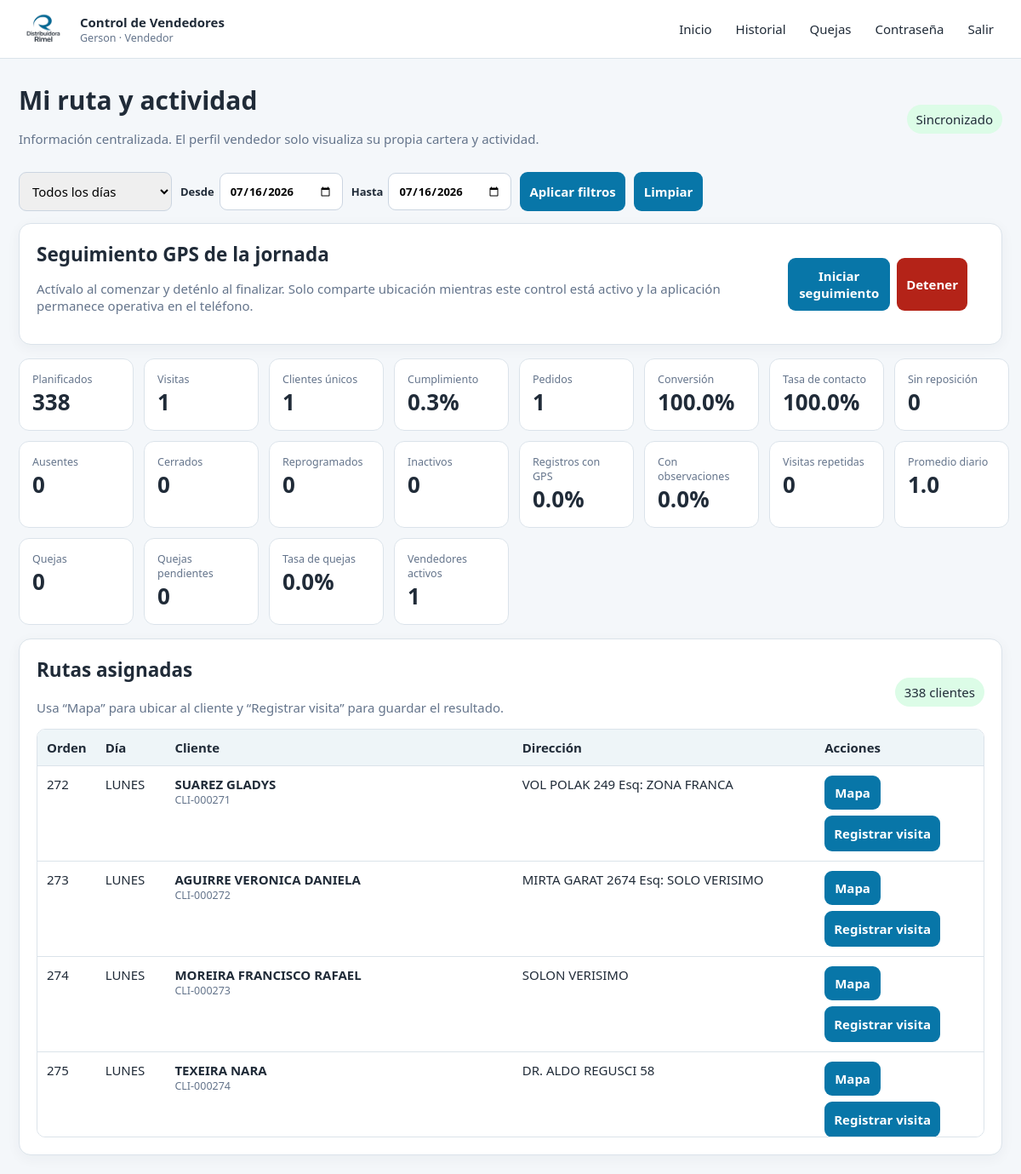
The app's page / (signed in) with its own data.
### app.py (models this page shows)
class User(db.Model):
    id = db.Column(db.Integer, primary_key=True)
    username = db.Column(db.String(80), unique=True, nullable=False)
    password_hash = db.Column(db.String(255), nullable=False)
    full_name = db.Column(db.String(120), nullable=False)
    role = db.Column(db.String(20), nullable=False, default='seller')
    seller_name = db.Column(db.String(120), nullable=True)
    active = db.Column(db.Boolean, default=True)
    must_change_password = db.Column(db.Boolean, default=True)

class Client(db.Model):
    id = db.Column(db.Integer, primary_key=True)
    code = db.Column(db.String(30), nullable=False, index=True)
    name = db.Column(db.String(200), nullable=False)
    address = db.Column(db.String(300), nullable=False)
    seller = db.Column(db.String(120), nullable=False, index=True)
    day = db.Column(db.String(20), nullable=False, index=True)
    original_order = db.Column(db.Integer, default=0)
    optimized_order = db.Column(db.Integer, nullable=True)
    latitude = db.Column(db.Float, nullable=True)
    longitude = db.Column(db.Float, nullable=True)
    active = db.Column(db.Boolean, default=True)

### app.py (the view, shortened to what this page needs)
@app.get('/')
@login_required
def dashboard():
    u=current_user()
    seller_filter=request.args.get('seller','').strip()
    day_filter=normalize_day(request.args.get('day',''))
    date_from_raw=request.args.get('date_from','').strip()
    date_to_raw=request.args.get('date_to','').strip()
    try: date_from=date.fromisoformat(date_from_raw) if date_from_raw else date.today()
    except ValueError: date_from=date.today()
    try: date_to=date.fromisoformat(date_to_raw) if date_to_raw else date.today()
    except ValueError: date_to=date.today()
    if date_to < date_from: date_from, date_to = date_to, date_from
    start_dt=datetime.combine(date_from, datetime.min.time())
    end_dt=datetime.combine(date_to + timedelta(days=1), datetime.min.time())
    cq=Client.query.filter_by(active=True)
    if u.role=='seller':
        seller_filter=u.seller_name
        cq=cq.filter_by(seller=u.seller_name)
    elif seller_filter:
        cq=cq.filter_by(seller=seller_filter)
    if day_filter: cq=cq.filter_by(day=day_filter)
    clients=cq.order_by(route_order_expression(), db.func.coalesce(Client.optimized_order, Client.original_order), Client.name).all()
    client_ids=[c.id for c in clients]
    vq=Visit.query.filter(Visit.created_at>=start_dt, Visit.created_at<end_dt)
    if u.role=='seller': vq=vq.filter_by(seller=u.seller_name)
    elif seller_filter: vq=vq.filter_by(seller=seller_filter)
    if day_filter and client_ids: vq=vq.filter(Visit.client_id.in_(client_ids))
    elif day_filter and not client_ids: vq=vq.filter(db.text('1=0'))
    period_visits=vq.all()
    total=len(clients)
    visits=len(period_visits)
    unique=len({v.client_id for v in period_visits})
    orders=sum(v.result=='PEDIDO CONCRETADO' for v in period_visits)
    no_restock=sum(v.result=='SIN NECESIDAD DE REPOSICION' for v in period_visits)
    absent=sum(v.result=='CLIENTE AUSENTE' for v in period_visits)
    closed=sum(v.result=='CLIENTE CERRADO' for v in period_visits)
    reprogrammed=sum(v.result=='VISITA REPROGRAMADA' for v in period_visits)
    inactive=sum(v.result=='CLIENTE INACTIVO' for v in period_visits)
    effective=orders+no_restock
    contacted=effective+reprogrammed
    gps_count=sum(v.latitude is not None and v.longitude is not None for v in period_visits)
    notes_count=sum(bool(v.notes) for v in period_visits)
    repeat_visits=max(visits-unique,0)
    period_days=max((date_to-date_from).days+1,1)
    complaints_q=Complaint.query.filter(Complaint.created_at>=start_dt, Complaint.created_at<end_dt)
    if u.role=='seller': complaints_q=complaints_q.filter_by(seller=u.seller_name)
    elif seller_filter: complaints_q=complaints_q.filter_by(seller=seller_filter)
    complaints_total=complaints_q.count()
    complaints_pending=complaints_q.filter_by(status='PENDIENTE').count()
    active_sellers_q=db.session.query(Visit.seller).filter(Visit.created_at>=start_dt, Visit.created_at<end_dt).distinct()
    if seller_filter: active_sellers_q=active_sellers_q.filter(Visit.seller==seller_filter)
    active_sellers=active_sellers_q.count()
    metrics={
      'planned':total,'visits':visits,'unique':unique,
      'compliance':round(unique/total*100,1) if total else 0,
      'orders':orders,'conversion':round(orders/effective*100,1) if effective else 0,
      'contact_rate':round(contacted/visits*100,1) if visits else 0,
      'no_restock':no_restock,'absent':absent,'closed':closed,'reprogrammed':reprogrammed,'inactive':inactive,
      'gps_rate':round(gps_count/visits*100,1) if visits else 0,
      'notes_rate':round(notes_count/visits*100,1) if visits else 0,
      'repeat_visits':repeat_visits,'avg_daily':round(visits/period_days,1),
      'complaints':complaints_total,'complaints_pending':complaints_pending,
      'complaint_rate':round(complaints_total/visits*100,1) if visits else 0,
      'active_sellers':active_sellers
    }
    sellers=sorted([x[0] for x in db.session.query(Client.seller).distinct().all()])
    seller_stats=[]
    return render_template('dashboard.html', clients=clients, metrics=metrics, sellers=sellers,
      selected_seller=seller_filter if u.role=='manager' else '', selected_day=day_filter,
      date_from=date_from.isoformat(),date_to=date_to.isoformat(),seller_stats=seller_stats)

### app.py (called while the page is built)
def current_user():
    uid = session.get('user_id')
    return db.session.get(User, uid) if uid else None

@app.context_processor
def inject_globals():
    return {'current_user': current_user(), 'allowed_results': ALLOWED_RESULTS}

def login_required(fn):
    @wraps(fn)
    def wrapper(*args, **kwargs):
        if not current_user(): return redirect(url_for('login'))
        return fn(*args, **kwargs)
    return wrapper

def normalize_day(v):
    return str(v or '').strip().upper().replace('É','E').replace('Á','A').replace('Í','I').replace('Ó','O').replace('Ú','U')

def route_order_expression():
    return case({day: idx for idx, day in enumerate(DAYS, start=1)}, value=Client.day, else_=99)

@app.before_request
def ensure_db():
    if not getattr(app, '_initialized', False):
        db.create_all(); ensure_schema_updates(); seed_data(); app._initialized=True

### templates/dashboard.html (shortened to what this page needs)
{% extends 'base.html' %}{% block content %}
<div class="topline"><div><h1>{{ 'Resumen gerencial' if current_user.role=='manager' else 'Mi ruta y actividad' }}</h1><p class="muted">Información centralizada. El perfil vendedor solo visualiza su propia cartera y actividad.</p></div><span id="sync" class="pill">Sincronizado</span></div>
<form class="filters" method="get">
  <select name="day"><option value="">Todos los días</option>{% for d in ['LUNES','MARTES','MIERCOLES','JUEVES','VIERNES','SABADO','DOMINGO'] %}<option value="{{d}}" {{'selected' if d==selected_day}}>{{d}}</option>{% endfor %}</select>
  <label class="compact">Desde<input type="date" name="date_from" value="{{date_from}}"></label><label class="compact">Hasta<input type="date" name="date_to" value="{{date_to}}"></label>
  <button>Aplicar filtros</button><a class="button secondary" href="/">Limpiar</a>
</form>
{% if current_user.role=='seller' %}
<section class="gps-control panel"><div><h2>Seguimiento GPS de la jornada</h2><p class="muted">Actívalo al comenzar y deténlo al finalizar. Solo comparte ubicación mientras este control está activo y la aplicación permanece operativa en el teléfono.</p></div><div class="actions"><button type="button" id="startTracking">Iniciar seguimiento</button><button type="button" class="danger" id="stopTracking">Detener</button></div><p id="trackingStatus" class="muted"></p></section>
{% endif %}
<section class="metrics">
{% for label,key,suffix in cards %}<article><small>{{label}}</small><strong>{{metrics[key]}}{{suffix}}</strong></article>{% endfor %}
</section>
<section class="panel"><div class="section-head"><div><h2>Rutas asignadas</h2><p class="muted">Usa “Mapa” para ubicar al cliente y “Registrar visita” para guardar el resultado.</p></div><span class="pill">{{clients|length}} clientes</span></div><div class="table-wrap"><table><thead><tr><th>Orden</th><th>Día</th>{% if current_user.role=='manager' %}<th>Vendedor</th>{% endif %}<th>Cliente</th><th>Dirección</th><th>Acciones</th></tr></thead><tbody>{% for c in clients %}<tr><td>{{c.optimized_order or c.original_order}}</td><td>{{c.day}}</td>{% if current_user.role=='manager' %}<td>{{c.seller}}</td>{% endif %}<td><b>{{c.name}}</b><small>{{c.code}}</small></td><td>{{c.address}}</td><td><div class="row-actions"><a class="button secondary" target="_blank" rel="noopener" href="/client/{{c.id}}/map">Mapa</a><button type="button" onclick='openVisit({{c.id}}, {{c.name|tojson}}, {{c.address|tojson}})'>Registrar visita</button></div></td></tr>{% else %}<tr><td colspan="6">No hay clientes para el filtro seleccionado.</td></tr>{% endfor %}</tbody></table></div></section>
{% endblock %}

### templates/base.html (shortened to what this page needs)
<!doctype html><html lang="es"><head><link rel="stylesheet" href="/static/styles.css"></head><body>
<header><img src="/static/logo.png" alt="RIMEL"><div><strong>Control de Vendedores</strong><small>{% if current_user %}{{ current_user.full_name }} · {{ 'Gerencial' if current_user.role=='manager' else 'Vendedor' }}{% endif %}</small></div>{% if current_user %}<nav><a href="/">Inicio</a><a href="/history">Historial</a><a href="/complaints">Quejas</a>{% if current_user.role=='manager' %}<a href="/tracking">GPS en vivo</a><a href="/clients">Clientes y rutas</a><a href="/users">Usuarios</a>{% endif %}<a href="/change-password">Contraseña</a><a href="/logout">Salir</a></nav>{% endif %}</header>
<main>{% with messages=get_flashed_messages(with_categories=true) %}{% for cat,msg in messages %}<div class="flash {{cat}}">{{msg}}</div>{% endfor %}{% endwith %}{% block content %}{% endblock %}</main>
<script>if('serviceWorker' in navigator){navigator.serviceWorker.register('/service-worker.js');}</script>{% block scripts %}{% endblock %}</body></html>

### static/styles.css (style rules this page uses)
:root { --blue:#0876a8;--dark:#202b38;--bg:#f4f7fa;--line:#dbe3ea }
* { box-sizing:border-box }
body { margin:0;background:var(--bg);font:15px system-ui,-apple-system,Segoe UI,sans-serif;color:var(--dark) }
header { position:sticky;top:0;z-index:10;display:flex;align-items:center;gap:14px;padding:10px 22px;background:#fff;border-bottom:1px solid var(--line) }
header img { width:58px;height:48px;object-fit:contain }
header div { display:flex;flex-direction:column }
header small { color:#64748b }
nav { margin-left:auto;display:flex;gap:8px;flex-wrap:wrap }
nav a { padding:8px 10px;text-decoration:none;color:var(--dark);border-radius:8px }
main { max-width:1450px;margin:auto;padding:22px }
h1 { margin:.2em 0 }
h2 { margin-top:0 }
.muted { color:#64748b }
.login-card,.panel { background:#fff;border:1px solid var(--line);border-radius:14px;padding:20px;box-shadow:0 4px 16px #1e293b0c }
form { display:grid;gap:12px }
label { display:grid;gap:6px;font-weight:600 }
input,select,textarea,button { font:inherit;padding:11px;border:1px solid #cbd5e1;border-radius:9px }
button { background:var(--blue);color:white;border:0;font-weight:700;cursor:pointer }
.secondary { background:#e7f3f8;color:#075b80 }
.filters { display:flex;gap:10px;flex-wrap:wrap;margin:14px 0 }
.filters select { min-width:180px }
.metrics { display:grid;grid-template-columns:repeat(8,minmax(135px,1fr));gap:12px;margin:16px 0 }
.metrics article { background:#fff;border:1px solid var(--line);border-radius:12px;padding:15px }
.metrics small { display:block;color:#64748b }
.metrics strong { font-size:26px }
.table-wrap { max-height:60vh;overflow:auto;border:1px solid var(--line);border-radius:10px }
table { border-collapse:collapse;width:100%;background:#fff }
th,td { text-align:left;padding:11px;border-bottom:1px solid var(--line);vertical-align:top }
thead th { position:sticky;top:0;background:#eef5f8;z-index:2 }
td small { display:block;color:#64748b }
.topline { display:flex;justify-content:space-between;align-items:center }
.pill { background:#dcfce7;padding:7px 11px;border-radius:999px }
.actions { display:flex;justify-content:flex-end;gap:8px }
.button { display:inline-flex;align-items:center;justify-content:center;padding:10px 12px;border-radius:9px;text-decoration:none;background:var(--blue);color:#fff;font-weight:700 }
.danger { background:#b42318 }
.compact { display:flex;align-items:center;gap:6px;font-size:13px }
.compact input { min-width:145px }
.section-head { display:flex;align-items:center;justify-content:space-between;gap:12px }
.row-actions { display:flex;gap:7px;flex-wrap:wrap }
.gps-control { display:flex;align-items:center;justify-content:space-between;gap:20px;margin:14px 0 }
.gps-control h2 { margin-bottom:4px }

### records on screen
User: full_name "Gerson", role "Vendedor", role "Mi ruta y actividad"
Client: optimized_order+original_order "272", day "LUNES", name "SUAREZ GLADYS", code "CLI-000271", address "VOL POLAK 249 Esq: ZONA FRANCA"
Client: optimized_order+original_order "273", day "LUNES", name "AGUIRRE VERONICA DANIELA", code "CLI-000272", address "MIRTA GARAT 2674 Esq: SOLO VERISIMO"
Client: optimized_order+original_order "274", day "LUNES", name "MOREIRA FRANCISCO RAFAEL", code "CLI-000273", address "SOLON VERISIMO"
Client: optimized_order+original_order "275", day "LUNES", name "TEXEIRA NARA", code "CLI-000274", address "DR. ALDO REGUSCI 58"

### other values on screen
{{ label }} "Planificados" "Visitas" "Clientes únicos" "Cumplimiento" "Pedidos" "Conversión" "Tasa de contacto" "Sin reposición" "Ausentes" "Cerrados" "Reprogramados" "Inactivos" "Registros con GPS" "Con observaciones" "Visitas repetidas" "Promedio diario" "Quejas" "Quejas pendientes" "Tasa de quejas" "Vendedores activos"
{{ metrics[key] }} "338" "1" "1" "0.3" "1" "100.0" "100.0" "0" "0" "0" "0" "0" "0.0" "0.0" "0" "1.0" "0" "0" "0.0" "1"
{{ suffix }} "%" "%" "%" "%" "%" "%"
{{ clients|length }} "338"
